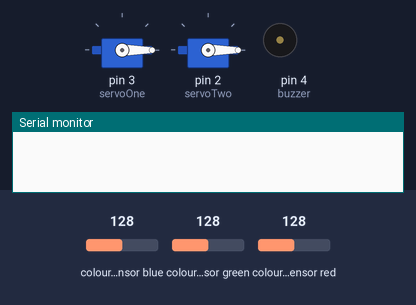
Recording of a program running on a simulated Arduino Uno, built with avr-gcc and run on an emulated ATmega328P. Parts: 2 × servo, buzzer (waves = sounding), the last lines printed to the serial monitor. Wiring (inferred from the names in the program): TCS3200 colour sensor: output pin 12; S2 pin 10; S3 pin 11; S0 pin 9; S1 pin 8. Inputs (shaded band) come from the test bench; at power-on: colour sensor blue 128, colour sensor green 128, colour sensor red 128.

Above: at 0.1 s.
At 9.7 s:
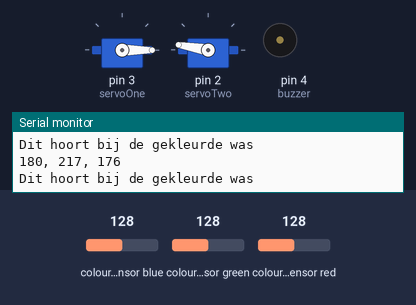
At 17.8 s:
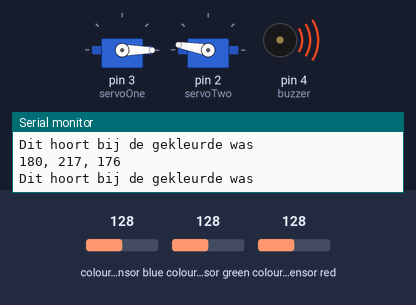
At 39.8 s:
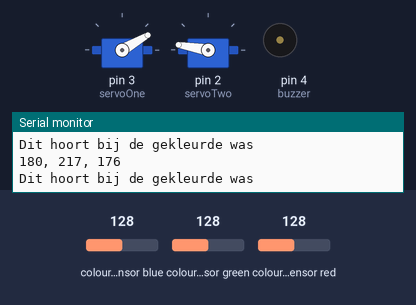
Timing chart, 0 to 40.0 s (numbered marks = the images above):
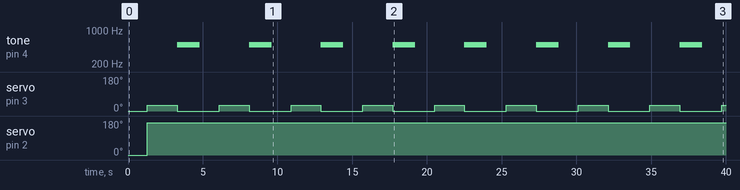

Measured:
- by itself, tone on pin 4 (buzzer): alternates 500 Hz for 1.5 s and silent for 3.3 s
- by itself, servo on pin 3 (servoOne): alternates 30° for 2.0 s and 0° for 2.8 s
- by itself, servo on pin 2 (servoTwo): 0° → 170° at 1.3 s

The program:

main.cpp
```cpp
#include <Arduino.h>
#include <Servo.h>

#define S0 9
#define S1 8
#define S2 10
#define S3 11
#define sensorOut 12
#define buzzer 4

Servo servoOne;
Servo servoTwo;

int redValue;
int greenValue;
int blueValue;

enum washColor {Dark, White, Color};

washColor sortedWash;

void chooseColor()
{
  int frequency = 0;
  // Rode diodes aanzetten om afgelezdn te worden
  digitalWrite(S2,LOW);
  digitalWrite(S3,LOW);
  // Frequency aflezen
  frequency = pulseIn(sensorOut, LOW);
  //Remaping the value of the frequency to the RGB Model of 0 to 255
  frequency = map(frequency, 25,72,255,0);
  // Printing the value on the serial monitor
//  Serial.print("R= ");//printing name
//  Serial.print(frequency);//printing RED color frequency
//  Serial.print("  ");


    redValue = frequency;

  delay(100);

  // Setting Green filtered photodiodes to be read
  digitalWrite(S2,HIGH);
  digitalWrite(S3,HIGH);
  // Reading the output frequency
  frequency = pulseIn(sensorOut, LOW);
  //Remaping the value of the frequency to the RGB Model of 0 to 255
  frequency = map(frequency, 30,90,255,0);
  // Printing the value on the serial monitor
 // Serial.print("G= ");//printing name
 // Serial.print(frequency);//printing RED color frequency
//  Serial.print("  ");


    greenValue = frequency;

  delay(100);

  // Setting Blue filtered photodiodes to be read
  digitalWrite(S2,LOW);
  digitalWrite(S3,HIGH);
  // Reading the output frequency
  frequency = pulseIn(sensorOut, LOW);
  //Remaping the value of the frequency to the RGB Model of 0 to 255
  frequency = map(frequency, 25,70,255,0);
  // Printing the value on the serial monitor
 // Serial.print("B= ");//printing name
 // Serial.print(frequency);//printing RED color frequency
 // Serial.println("  ");

    blueValue = frequency;

  delay(100);

}

void chooseWash()
{
  if (redValue < 20 && greenValue < 20 && blueValue < 20)
  {
    sortedWash = Dark;
    Serial.println("Dit hoort bij de donkere was");
    delay(1000);
  }
  else if (redValue > 240 && greenValue > 240 && blueValue > 240)
  {
    sortedWash = White;
    Serial.println("Dit hoort bij de witte was");
    delay(1000);
  }
  else
  {
    sortedWash = Color;
    Serial.println("Dit hoort bij de gekleurde was");
    delay(1000);
  }
}


void setup() {
  // put your setup code here, to run once:

  pinMode(S0, OUTPUT);
  pinMode(S1, OUTPUT);
  pinMode(S2, OUTPUT);
  pinMode(S3, OUTPUT);
  pinMode(sensorOut, INPUT);

  pinMode(buzzer, OUTPUT);


  // frequency-scaling van de kleurensensor op 20%
  digitalWrite(S0, HIGH);
  digitalWrite(S1, LOW);

  // attach de servo's
  servoOne.attach(3);
  servoTwo.attach(2);

  servoOne.write(0);
  servoTwo.write(0);

  Serial.begin(9600);
}

void loop() {
  // put your main code here, to run repeatedly:
  chooseColor();

  Serial.print(redValue);
  Serial.print(", ");
  Serial.print(greenValue);
  Serial.print(", ");
  Serial.println(blueValue);

  chooseWash();

  if (sortedWash == White)
  {
    servoOne.write(90);
    servoTwo.write(90);
    delay(2000);
    servoOne.write(0);
    servoTwo.write(0);
    tone(buzzer, 500);
    delay(1500);
    noTone(buzzer);
    delay(1000);


  }
  else if (sortedWash == Dark)
  {
    servoOne.write(140);
    servoTwo.write(50);
    delay(2000);
    servoOne.write(0);
    servoTwo.write(0);
    tone(buzzer, 500);
    delay(1500);
    noTone(buzzer);


  }
  else if (sortedWash == Color)
  {
    servoOne.write(30);
    servoTwo.write(170);
    delay(2000);
    servoOne.write(0);
    servoOne.write(0);
    tone(buzzer, 500);
    delay(1500);
    noTone(buzzer);

  }


}
```
